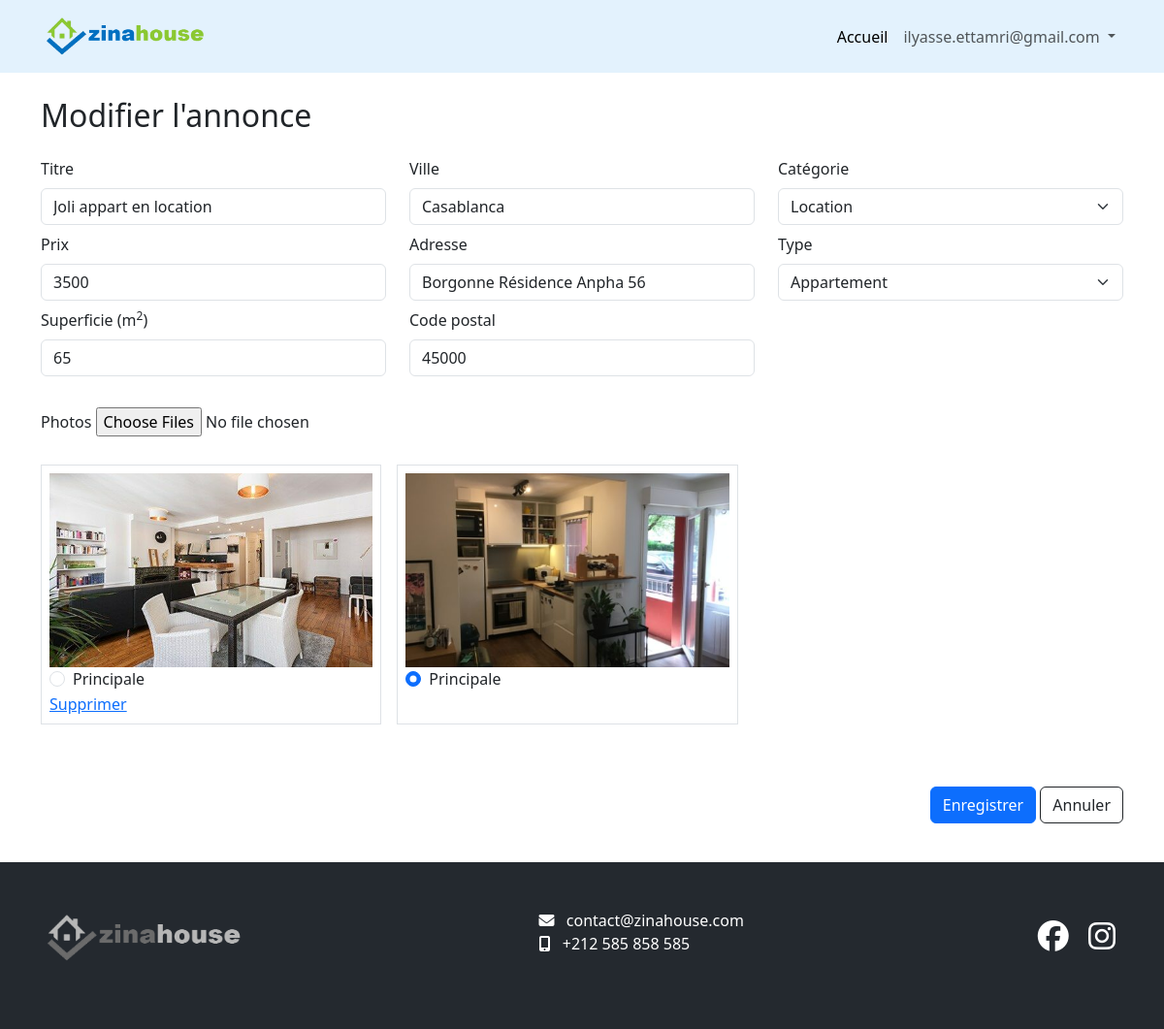
Screenshot of /edit/?id=8 (signed in) with the database file from the repository.
### tables this page shows
CREATE TABLE `announcement` (
  `id` int(11) NOT NULL,
  `client_id` int(11) NOT NULL,
  `title` varchar(250) NOT NULL,
  `price` int(11) NOT NULL,
  `category` varchar(50) NOT NULL,
  `type` varchar(50) NOT NULL,
  `superficie` int(11) NOT NULL,
  `address` varchar(250) NOT NULL,
  `postal_code` varchar(10) NOT NULL,
  `city` varchar(100) NOT NULL,
  `created_at` datetime NOT NULL,
  `updated_at` datetime NOT NULL
);

CREATE TABLE `image` (
  `id` int(11) NOT NULL,
  `file_name` varchar(400) DEFAULT NULL,
  `type` varchar(50) DEFAULT NULL,
  `announcement_id` int(11) NOT NULL,
  `created_at` datetime DEFAULT NULL,
  `updated_at` datetime DEFAULT NULL
);

### includes/_functions.php (called while the page is built, shortened)
<?php
function require_with($pg, $vars = [])
{
	extract($vars);
	require $pg;
}

### pages/edit.php (called while the page is built, shortened)
<?php
$announcement = null;
$images = null;
$errors = null;
if (isset($_GET["id"])) {
    $id = $_GET["id"];
    $inst = $pdo->prepare("SELECT announcement.*, client.phone FROM `announcement` join client on announcement.client_id = client.id WHERE  announcement.id = $id ");
    $inst->execute();
    $announcement = $inst->fetch(PDO::FETCH_ASSOC);
    $inst = $pdo->prepare("SELECT file_name,id, type FROM `image` WHERE  announcement_id = $id ");
    $inst->execute();
    $images = $inst->fetchAll(PDO::FETCH_ASSOC);
} else {
    $errors[] = 'Aucune donnée.';
}
require_with('templates/edit.html.php', [
    'errors' => $errors,
    'announcement' => $announcement,
    'images' => $images
]);

### templates/edit.html.php (the view, shortened to what this page needs)
<form action="/edit/?id=<?php echo $announcement['id'] ?>" method="POST" enctype="multipart/form-data">
    <div class="container">
        <div class="row">
            <div class="col pb-3">
                <h2>Modifier l'annonce</h2>
            </div>
        </div>
    </div>
    <div class="container mb-4">
        <div class="row">
            <div class="col-lg-4">
                <div class="form-outline mb-2">
                    <label class="form-label" for="title">Titre</label>
                    <input type="text" name="title" id="title" class="form-control" required value="<?php echo $announcement['title'] ?? '' ?>" />
                </div>
                <div class="form-outline mb-2">
                    <label class="form-label" for="price">Prix</label>
                    <input type="number" name="price" id="price" class="form-control" required value="<?php echo $announcement['price'] ?? '' ?>" />
                </div>
                <div class="form-outline mb-2">
                    <label class="form-label" for="superficie">Superficie (m<sup>2</sup>)</label>
                    <input type="number" name="superficie" id="superficie" class="form-control" required value="<?php echo $announcement['superficie'] ?? '' ?>" />
                </div>
            </div>
            <div class="col-lg-4">
                <div class="form-outline mb-2">
                    <label class="form-label" for="city">Ville</label>
                    <input type="text" name="city" id="city" class="form-control" required value="<?php echo $announcement['city'] ?? '' ?>" />
                </div>
                <div class="form-outline mb-2">
                    <label class="form-label" for="address">Adresse</label>
                    <input type="text" name="address" id="address" class="form-control" required value="<?php echo $announcement['address'] ?? '' ?>" />
                </div>
                <div class="form-outline mb-2">
                    <label class="form-label" for="postal_code">Code postal</label>
                    <input type="text" name="postal_code" id="postal_code" class="form-control" required value="<?php echo $announcement['postal_code'] ?? '' ?>" />
                </div>
            </div>
            <div class="col-lg-4">
                <div class="form-outline mb-2">
                    <label class="form-label" for="category">Catégorie</label>
                    <?php $category =  $announcement['category'] ?? null; ?>
                    <select name="category" class="form-select">
                        <option value="Location" <?php echo $category == 'Location' ? 'selected' : '' ?>>Location</option>
                    </select>
                </div>
                <div class="form-outline mb-2">
                    <label class="form-label" for="type">Type</label>
                    <?php $type = $announcement['type'] ?? null; ?>
                    <select name="type" class="form-select">
                        <option value="Appartement" <?php echo $type == 'Appartement' ? 'selected' : '' ?>>Appartement</option>
                    </select>
                </div>
            </div>
        </div>
        <div class="row">
            <div class="col-12">
                <div class="form-outline my-4">
                    <label class="form-label" for="files">Photos</label>
                    <input type="file" id="files" name="files[]" multiple />
                </div>
            </div>
            <div class="col-12">
                <div class="d-flex flex-wrap ">
                    <?php foreach ($images as $k => $image) : ?>
                        <div class="me-3 mb-3 border p-2">
                            <img class="" src="/uploads/<?php echo $image["file_name"]; ?>" style="height:200px;">
                            <div class="form-check">
                                <input class="form-check-input" type="radio" name="img_primary" id="<?php echo $image['id'] ?>" value="<?php echo $image['id'] ?>" <?php echo $image['type'] == 'primary' ? 'checked' : '' ?>>
                                <label class="form-check-label" for="<?php echo $image['id'] ?>">
                                    Principale
                                </label>
                            </div>
                            <?php if ($image['type'] != 'primary') : ?>
                                <span class="d-block"> <a href="/delete-image/?id=<?php echo $image['id'] . '&announcement_id=' . $announcement['id']; ?>" class="js-link-confirm"> Supprimer</a></span>
                            <?php endif ?>
                        </div>
                    <?php endforeach ?>
                </div>
            </div>
        </div>
        <div class="row mt-5">
            <div class="col text-end mb-3">
                <button type="submit" class="btn btn-primary">Enregistrer</button>
                <a href="/home" class="btn btn-outline-dark">Annuler</a>
            </div>
        </div>
    </div>
</form>

### css/main1.css (style rules this page uses)
html, body { margin: 0; padding: 0; }

### rows the page displays
announcement: title "Joli appart en location", price "3500", superficie "65", city "Casablanca", address "Borgonne Résidence Anpha 56", postal_code "45000", category "Location", type "Appartement"
image: file_name (picture), type "☐ Principale"
image: file_name (picture), type "☑ Principale"

### other values shown
$user['email'] "ilyasse.ettamri@gmail.com"
